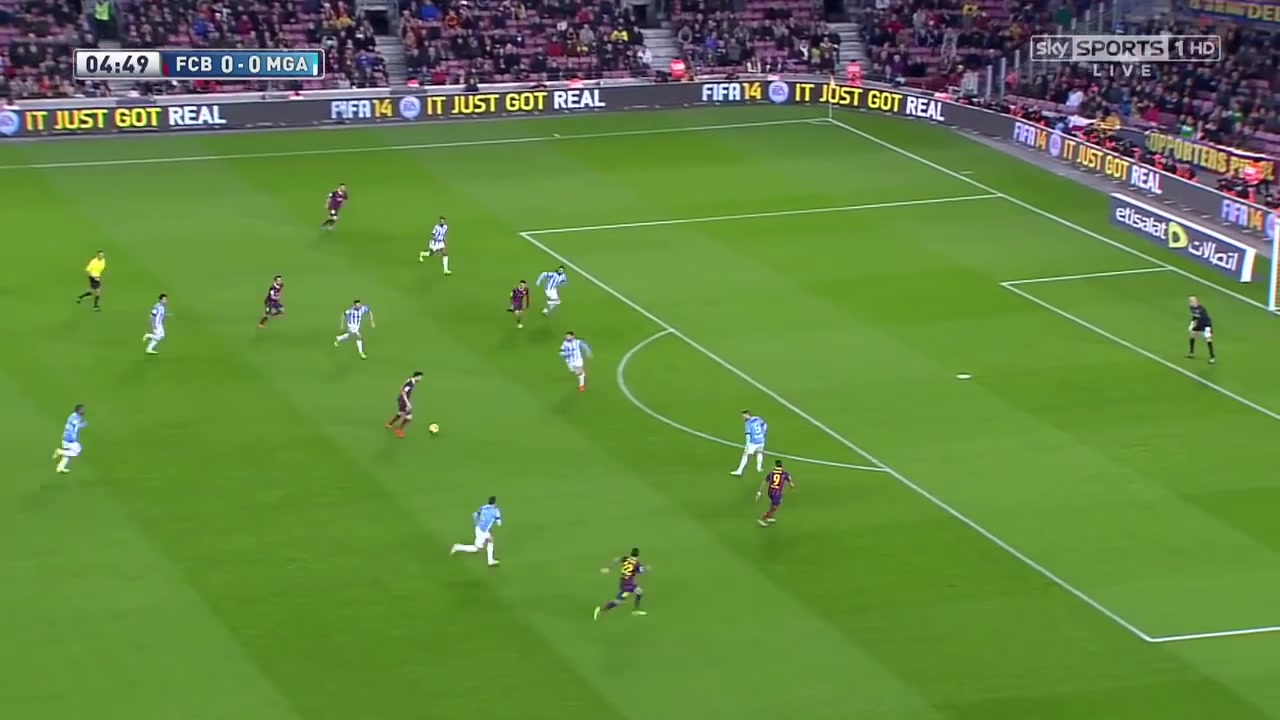
#> input picture ball-tracking/bar.jpg, 1280 x 720 px
$ python field.py   (Python 2 division)
#> lines starting #> are read from the running program, lines starting #| are printed output that depends on the picture; after the words box and inside, x2 and y2 are one past the last pixel; in counts of white or black regions, pixels touching at a corner belong together
import cv2
import numpy as np

#green 245 : 255 , red 225 : 235
def getColor(img , x , y , rge ,minred,maxred,mingrn,maxgrn):
	image=img[x-rge:x+rge,y-rge:y+rge]
	red=image[:,:,2]
	green=image[:,:,1]
	ct=0
	for i in range (len(green)):
		for j in range (len(green[0])):
			if(red[i][j] > minred and red[i][j]< maxred and green[i][j] > minred and green[i][j] < maxgrn):
				ct+=1
	print ct
	return ct


img =cv2.imread('bar.jpg')
#> img is the input picture: shape (720, 1280, 3); mean B, G, R 63.1, 133.1, 98
green=img[:,:,1]
blue=img[:,:,0]
red=img[:,:,2]
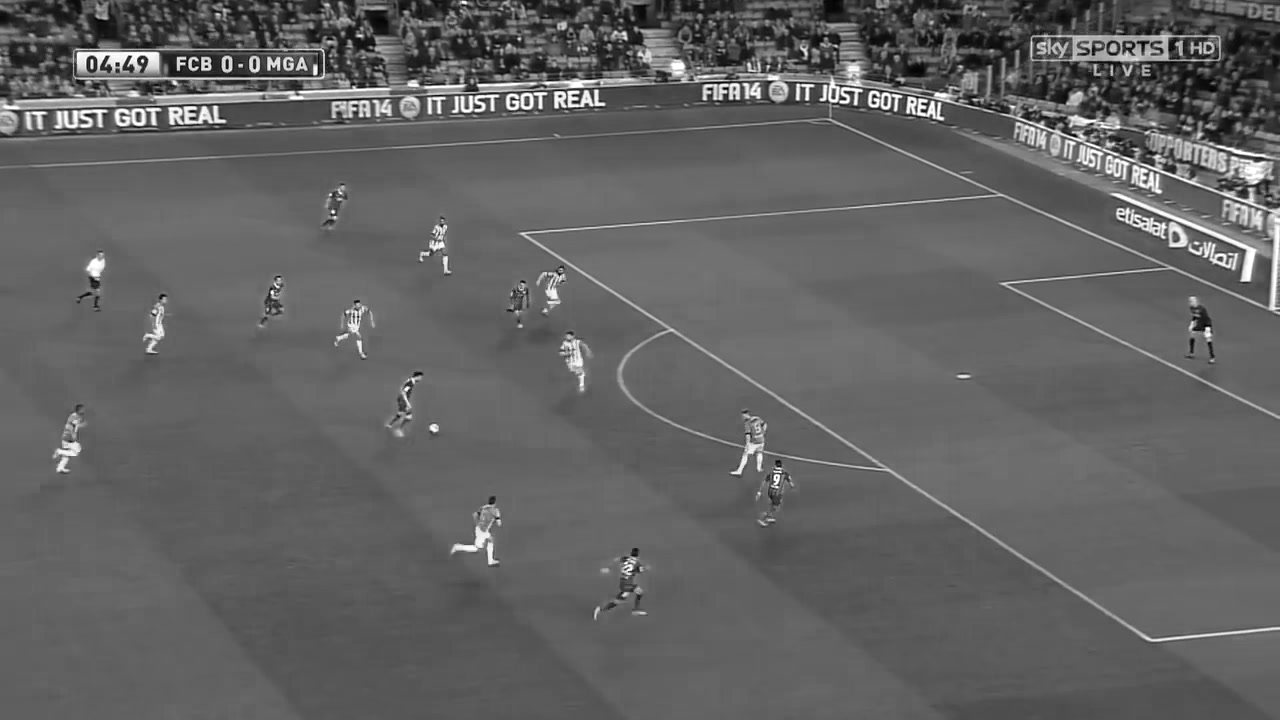
#> red: shape (720, 1280); min 0, max 255, mean 98
r=len(green)
#> r = 720
c=len(green[0])
#> c = 1280
for i in range(r):
	for j in range(c):
		if(green[i][j]>red[i][j] and red[i][j]>blue[i][j]):
			continue
		else:
			img[i][j]=0
roi = img
gray = cv2.cvtColor(roi, cv2.COLOR_BGR2GRAY) # convert color to gray
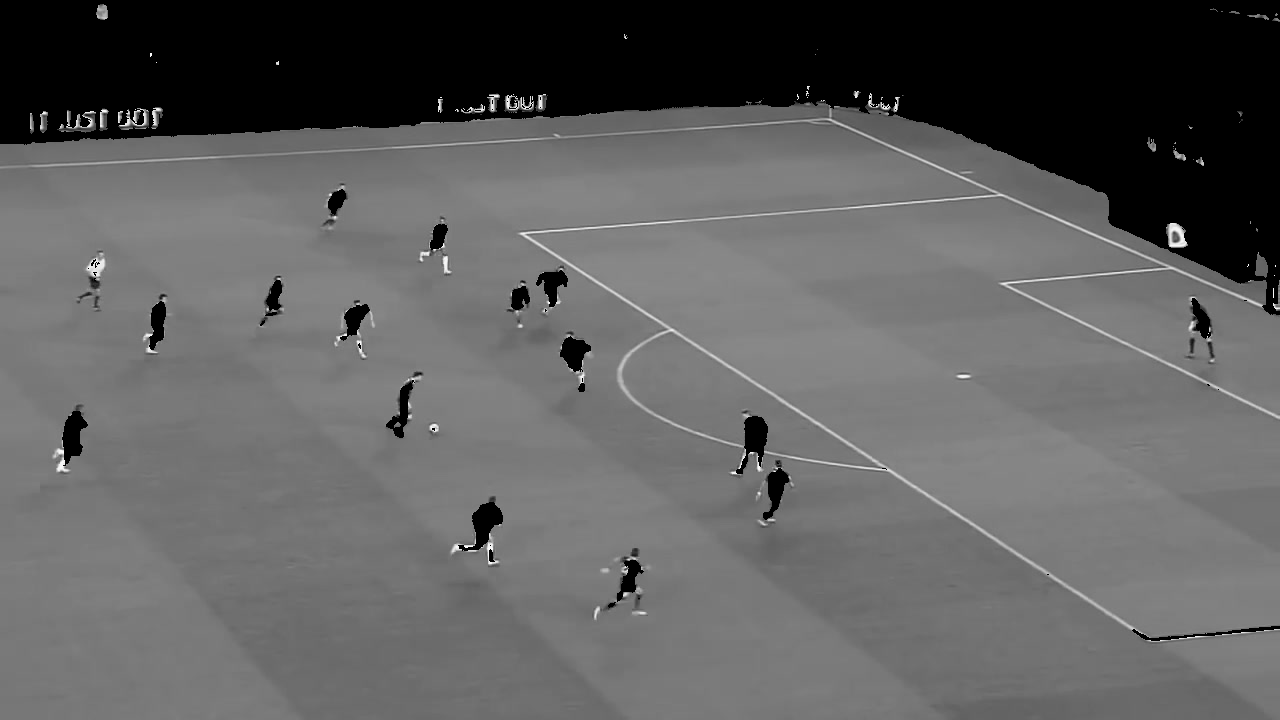
#> gray: shape (720, 1280); min 0, max 254, mean 95.6
# gray_blur = cv2.GaussianBlur(gray, (15, 15), 0)
edges_frame = cv2.Canny(gray,255,250,apertureSize = 3) # edge detection
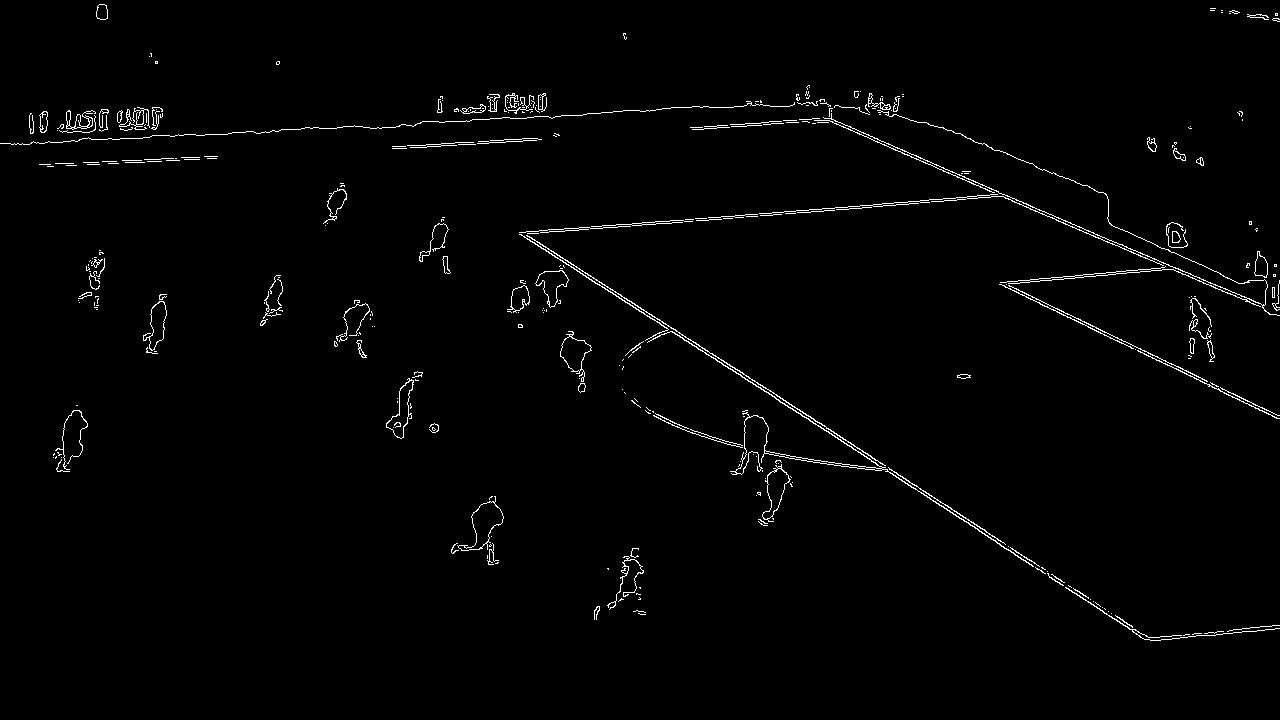
#> edges_frame: shape (720, 1280); 1.5% white in thin lines or dots, all inside (x1, y1, x2, y2) = (0, 4, 1280, 641)
kernel = np.ones((3,3),np.uint8) # cretae mask 3*3 of ones
# [7 lines of commented-out code are left out]
closing = cv2.morphologyEx(edges_frame, cv2.MORPH_CLOSE,kernel, iterations=1)
#> closing: shape (720, 1280); 2.2% white; 84 white regions (28 under 20 px)
cont_img = closing.copy()
contours, hierarchy = cv2.findContours(cont_img, cv2.RETR_EXTERNAL,cv2.CHAIN_APPROX_SIMPLE)
#> contours = 83 contours, 35 with area under 20; largest, box (x1, y1, x2, y2) and area: (0, 93, 1280, 586) 9436, (451, 496, 504, 565) 1164, (53, 410, 88, 472) 980, (560, 331, 592, 393) 805, (758, 460, 793, 526) 796
# print (contours)
for cnt in contours:
    area = cv2.contourArea(cnt)
    if area < 2 or area > 100:
        continue
    if len(cnt) < 5:
        continue
    M = cv2.moments(cnt)
    cX = int(M["m10"] / M["m00"])
    cY = int(M["m01"] / M["m00"])
    dcolor=getColor(roi,cX,cY,30,200,250,200,250)
    if(dcolor>25 and dcolor < 35):
    	cv2.circle(roi, (cX, cY), 7, (0, 0, 255), -1)
    ellipse = cv2.fitEllipse(cnt)
    cv2.ellipse(roi, ellipse, (0,255,0), 2)
#> this loop made 83 passes
#> (area, cX, cY, dcolor, ellipse) on passes 2, 3, 10, 16, 21, 22, 23, 31, 33, 34, 41: (20.5, 640, 612, 0, ((640.2, 612.1), (3.31, 12.23), 101.7)), (38, 596, 611, 13, ((595.8, 612.5), (4.83, 14.79), 17.85)), (62, 433, 427, 31, ((433.8, 427.7), (8.65, 10.05), 73.57)), (39, 963, 375, 0, ((963.5, 375.9), (4.21, 13.67), 89.82)), (57, 633, 349, 0, ((634, 349.2), (4.12, 23.5), 50.41)), (55.5, 360, 349, 19, ((361.1, 348.5), (6.81, 19.18), 160.6)), (62.5, 1191, 346, 0, ((1190.7, 347.3), (6.04, 20.24), 8.41)), (25, 96, 303, 0, ((95.98, 302.3), (4.27, 13.56), 2.95)), (37.5, 84, 294, 8, ((84.58, 295.3), (4.71, 15.4), 65.11)), (67.5, 1275, 297, 0, ((1275.9, 296.1), (7.76, 30.09), 1.76)), (70, 445, 264, 0, ((446, 264.6), (6.53, 21.87), 172.8))
#> area on passes 4, 6, 7, 9, 11, 17: 666.5, 665.5, 1163.5, 795.5, 980.5, 729.5
#| 0
#| 13
#| 0
#| 31
#| 0
#| 0
#| 0
#| 19
#> (further printed lines are left out)
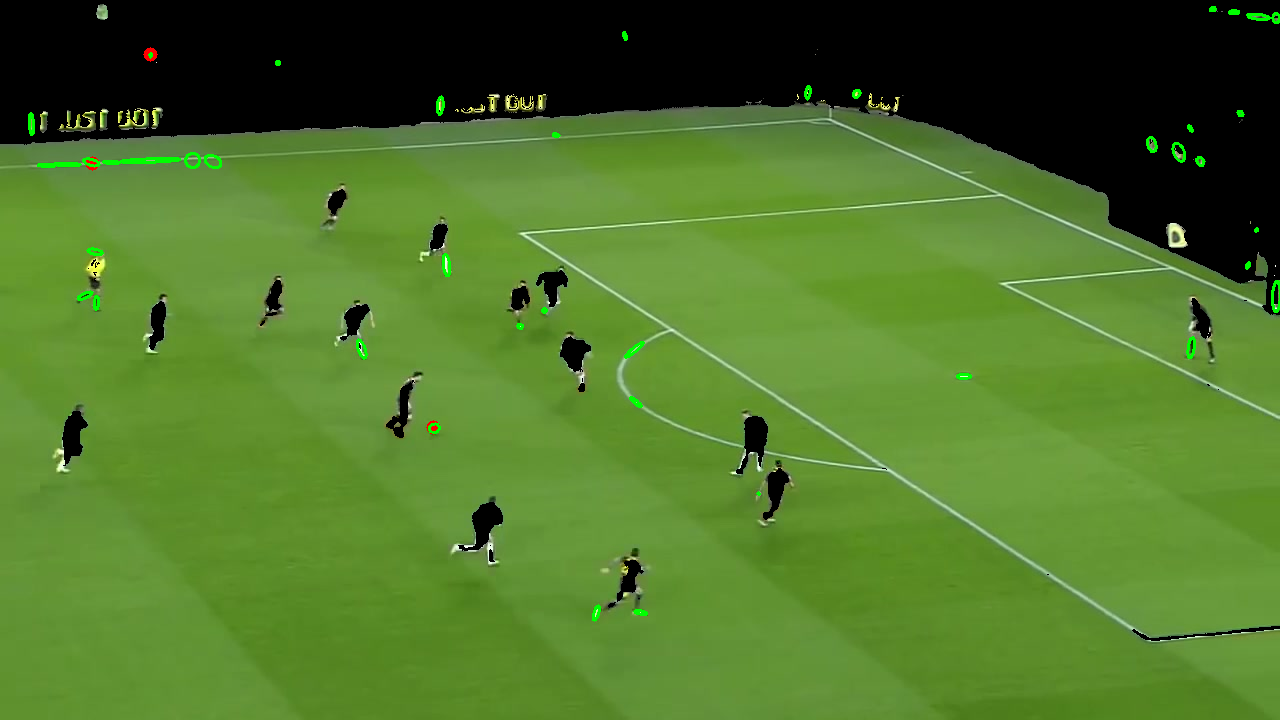
#> roi: shape (720, 1280, 3); mean B, G, R 41.1, 115.8, 77.7
cv2.imshow('Contours', roi)
cv2.imshow('field',img)
cv2.waitKey(0)

$ run again, with ball-tracking/bb.jpg copied over ball-tracking/bar.jpg
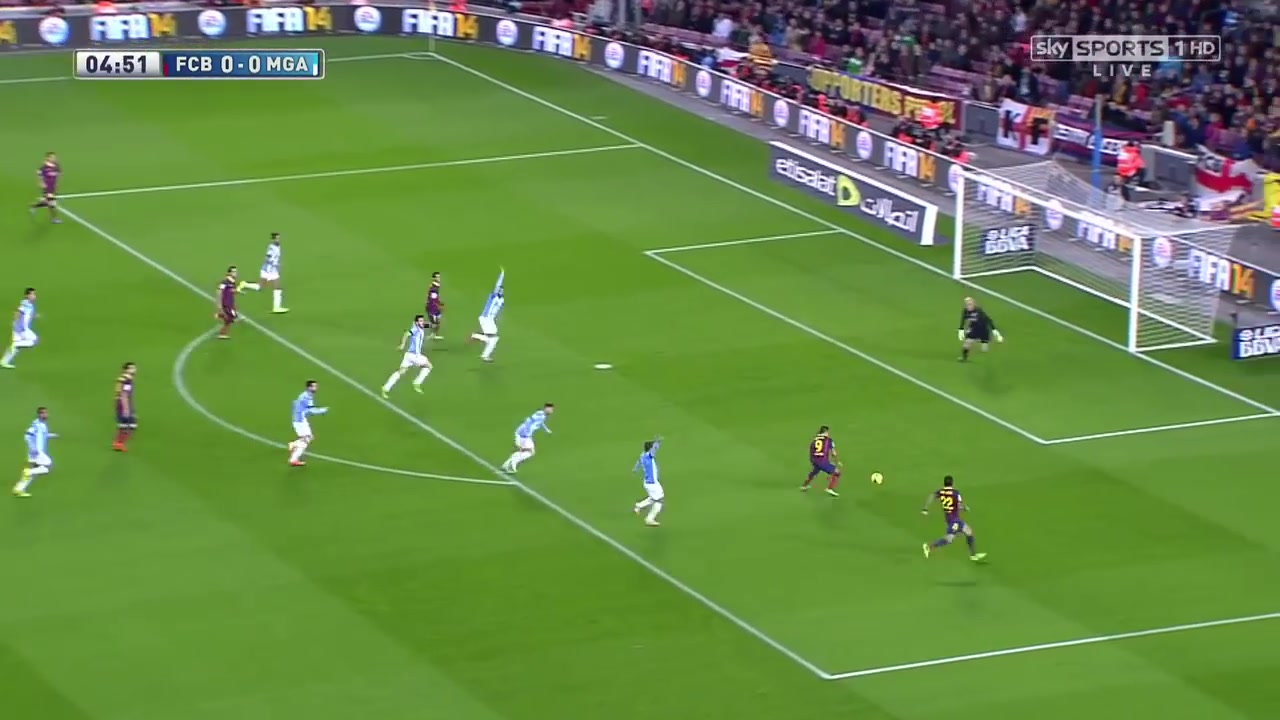
#> input picture ball-tracking/bb.jpg, 1280 x 720 px
#> img is the input picture: shape (720, 1280, 3); mean B, G, R 70.7, 137.6, 103.4
#> r = 720
#> c = 1280
#> `edges_frame = cv2.Canny(gray,255,250,apertureSize = 3)`:
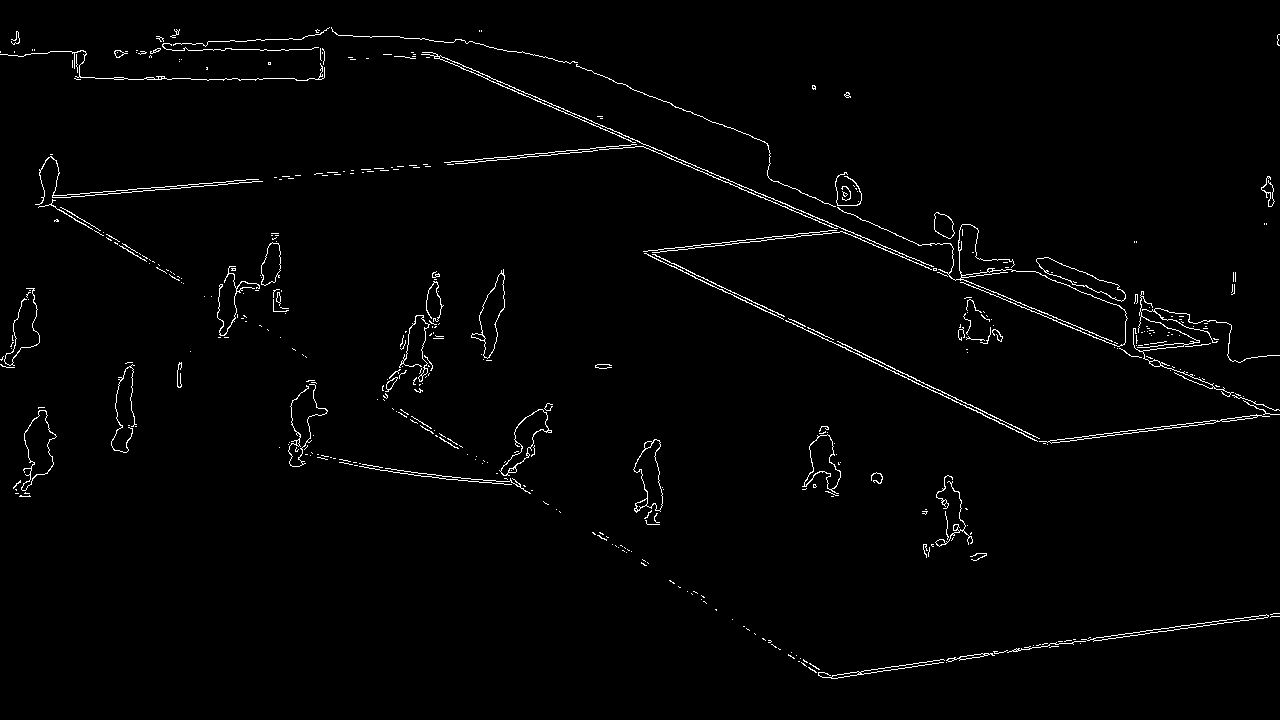
#> edges_frame: shape (720, 1280); 1.6% white in thin lines or dots
#> closing: shape (720, 1280); 2.4% white; 141 white regions (88 under 20 px)
#> contours = 137 contours, 99 with area under 20; largest, box (x1, y1, x2, y2) and area: (156, 27, 1280, 445) 16063, (382, 271, 444, 401) 1763, (339, 403, 553, 494) 1748, (19, 407, 57, 497) 1406, (288, 380, 328, 467) 1387
#> the loop `for cnt in contours:` made 137 passes
#> (area, cX, cY, dcolor, ellipse) on passes 22, 23, 29, 43, 53, 58, 60: (20, 644, 562, 0, ((644.1, 562.3), (4.78, 7.27), 122.4)), (66, 977, 556, 0, ((978.1, 555.6), (6.27, 17.1), 68.97)), (49, 925, 549, 0, ((926, 550), (5.98, 13.08), 168.7)), (91.5, 876, 477, 0, ((876.6, 477.6), (10.5, 12.05), 110.5)), (29, 322, 456, 22, ((322.7, 456.6), (3.61, 16.44), 100.9)), (87, 448, 440, 0, ((448.3, 440.8), (4.56, 33.02), 119.9)), (77, 422, 424, 0, ((421.9, 424.5), (4.24, 32.77), 121.9))
#> (printed output is left out)
#> after the loop `for cnt in contours:`:
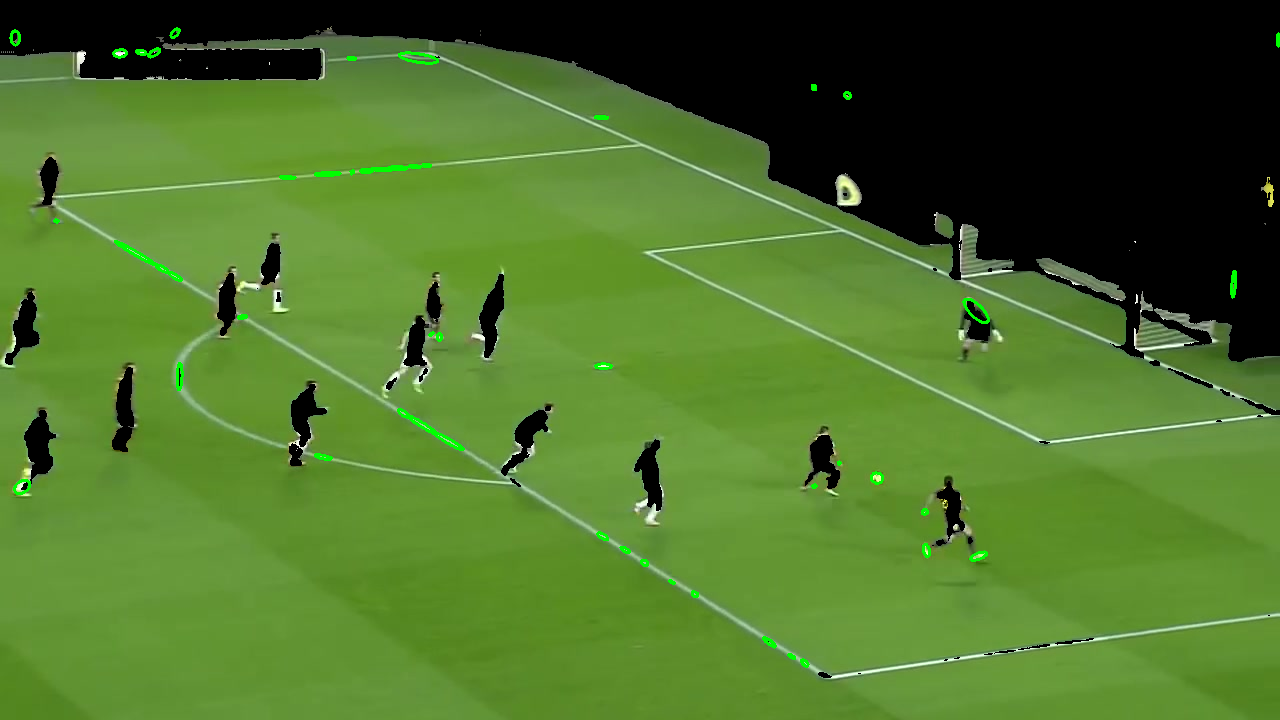
#> roi: shape (720, 1280, 3); mean B, G, R 42.2, 114.4, 77
